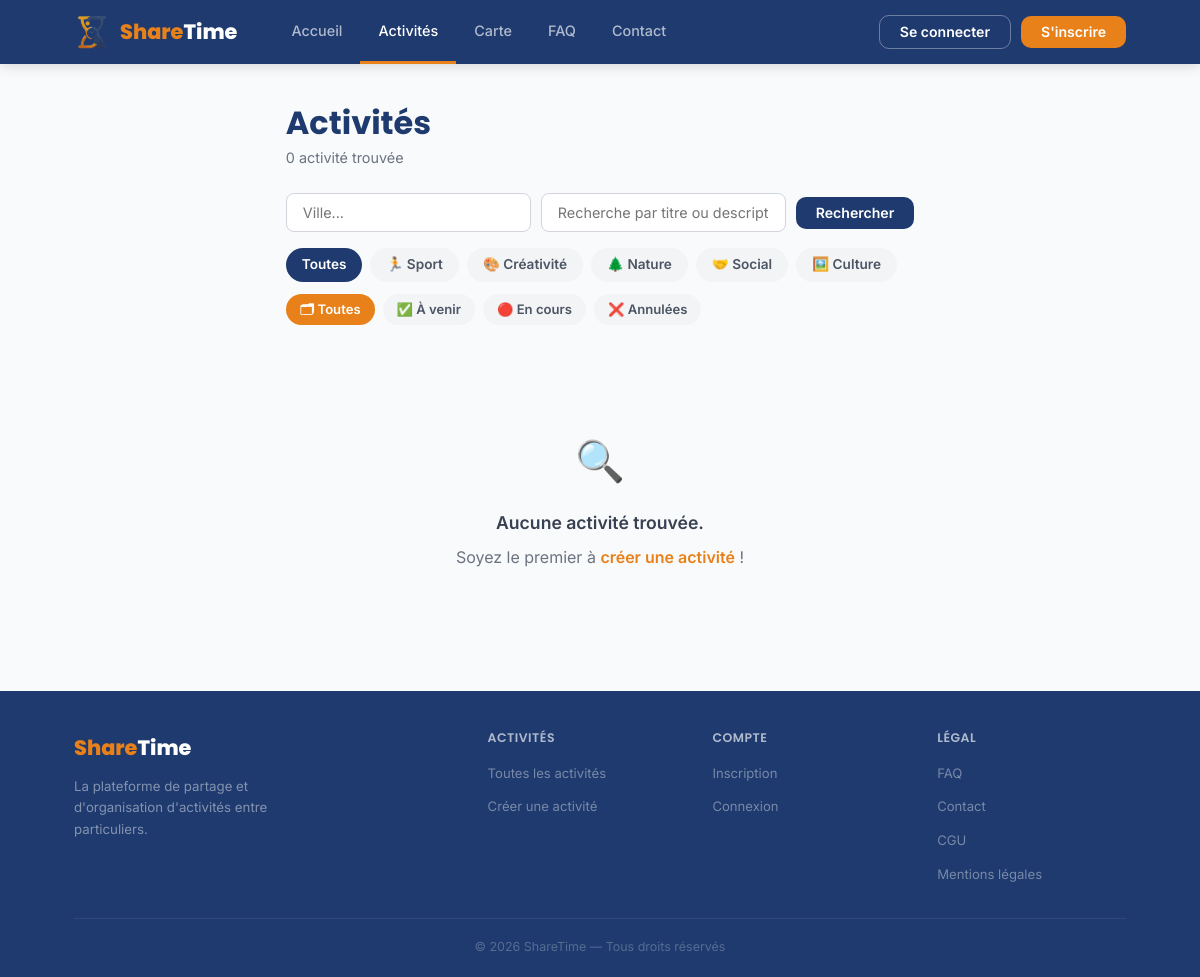
Before: /public/?page=activites with the older database file.
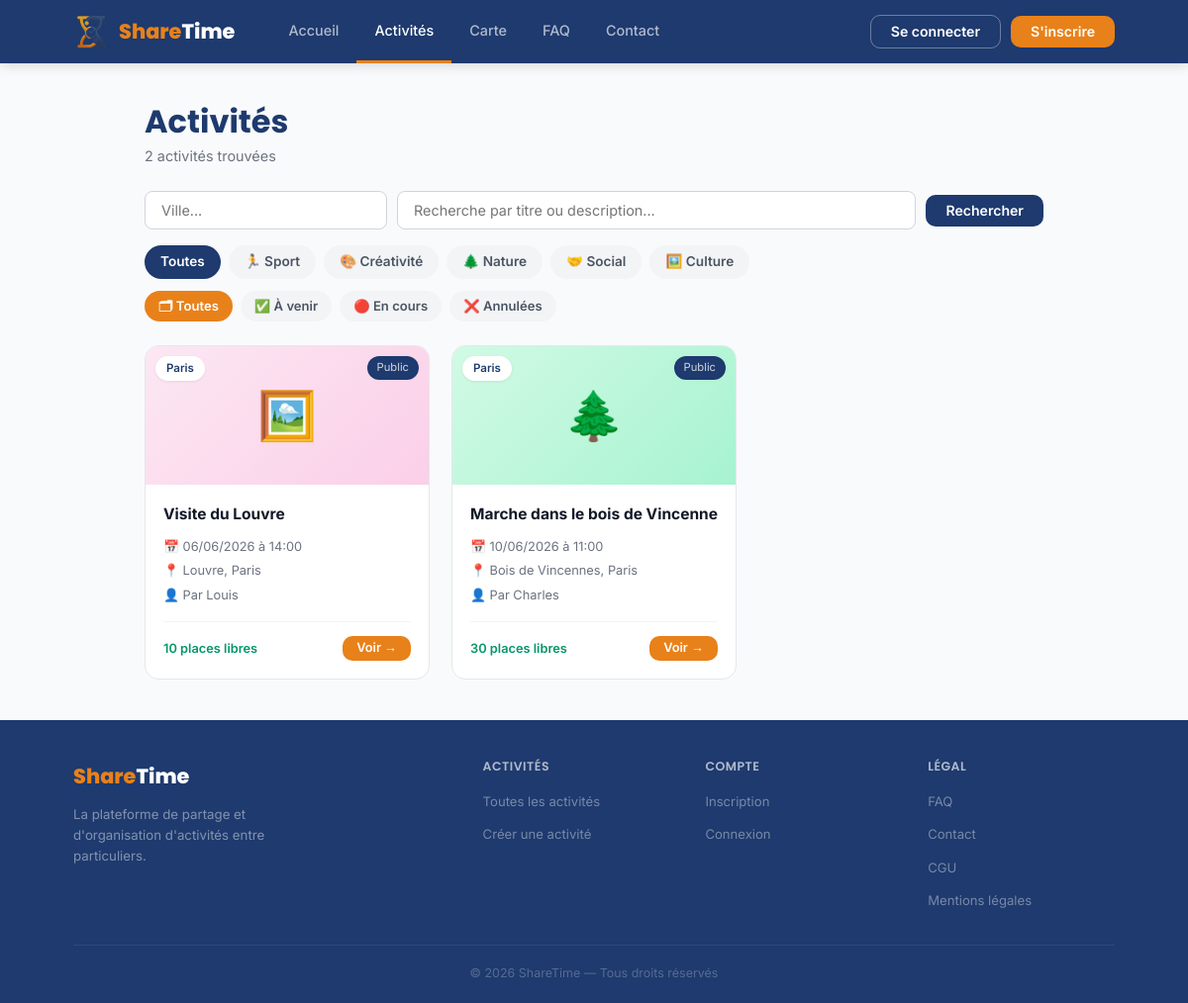
After: the same page with the newer database file.
### tables this page shows
CREATE TABLE `activities` (
  `idactivities` int(11) NOT NULL,
  `creator_id` int(11) NOT NULL,
  `title` varchar(150) NOT NULL,
  `description` text NOT NULL,
  `photo` varchar(255) DEFAULT NULL,
  `location` varchar(255) DEFAULT NULL,
  `city` varchar(100) DEFAULT NULL,
  `start_time` datetime NOT NULL,
  `end_time` datetime NOT NULL,
  `max_participants` int(11) NOT NULL,
  `visibility` enum('publique','privee') DEFAULT 'publique',
  `category` varchar(20) NOT NULL DEFAULT 'autre',
  `status` enum('active','annulee','terminee','en_cours') DEFAULT 'active',
  `liste_attente_active` tinyint(1) DEFAULT 0,
  `rappel_actif` tinyint(1) DEFAULT 0,
  `conditions` text DEFAULT NULL,
  `created_at` datetime DEFAULT current_timestamp(),
  `latitude` decimal(10,7) DEFAULT NULL,
  `longitude` decimal(10,7) DEFAULT NULL
);

CREATE TABLE `users` (
  `idusers` int(11) NOT NULL,
  `nom` varchar(100) NOT NULL,
  `prenom` varchar(100) NOT NULL,
  `pseudo` varchar(50) DEFAULT NULL,
  `email` varchar(150) NOT NULL,
  `email_verified` tinyint(1) NOT NULL DEFAULT 0,
  `mot_de_passe` varchar(255) NOT NULL,
  `ville` varchar(100) DEFAULT NULL,
  `bio` text DEFAULT NULL,
  `photo_profil` varchar(255) DEFAULT NULL,
  `note_moyenne` float DEFAULT 0,
  `role` enum('utilisateur','admin','superadmin') NOT NULL DEFAULT 'utilisateur',
  `is_banned` tinyint(1) NOT NULL DEFAULT 0,
  `date_naissance` date DEFAULT NULL,
  `cgu_acceptees` tinyint(1) NOT NULL DEFAULT 0,
  `cgu_version` varchar(20) DEFAULT NULL,
  `date_creation` datetime DEFAULT current_timestamp()
);

### app/helpers.php (called while the page is built, shortened)
<?php
function is_admin(): bool {
    return isset($_SESSION['user']) && in_array($_SESSION['user']['role'], ['admin', 'superadmin']);
}
function is_owner(): bool {
    return isset($_SESSION['user']) && $_SESSION['user']['role'] === 'superadmin';
}

### app/models/Activity.php (called while the page is built, shortened)
<?php
class Activity {
    private $pdo;
    public function __construct($pdo) {
        $this->pdo = $pdo;
    }
    public function getAll($city = '', $user_id = null, $category = '', $status_filter = '', $title = '', $page = 0, $per_page = 0, $exclude_terminated = false) {
        $params = [];
        if ($user_id) {
            $visibility_clause = "(a.visibility = 'publique' OR a.creator_id = :user_id)";
            $params['user_id'] = (int)$user_id;
        } else {
            $visibility_clause = "a.visibility = 'publique'";
        }
        $sql = "SELECT a.*, u.prenom, u.nom, u.pseudo,
                       COALESCE(r_count.nb_inscrits, 0) AS nb_inscrits
                FROM activities a
                JOIN users u ON u.idusers = a.creator_id
                LEFT JOIN (
                    SELECT activity_id, COUNT(*) AS nb_inscrits
                    FROM registrations WHERE status = 'inscrit'
                    GROUP BY activity_id
                ) r_count ON r_count.activity_id = a.idactivities
                WHERE {$visibility_clause}";
        if ($status_filter !== '') {
            $sql .= " AND a.status = :status_filter";
            $params['status_filter'] = $status_filter;
        } elseif ($exclude_terminated) {
            $sql .= " AND a.status != 'terminee'";
        }
        $sql .= " ORDER BY a.start_time ASC";
        if ($per_page > 0 && $page > 0) {
            $offset = ($page - 1) * $per_page;
            $sql .= " LIMIT " . (int)$per_page . " OFFSET " . (int)$offset;
        }
        $stmt = $this->pdo->prepare($sql);
        $stmt->execute($params);
        return $stmt->fetchAll();
    }
    public function countAll($city = '', $user_id = null, $category = '', $status_filter = '', $title = '', $exclude_terminated = false) {
        $params = [];
        if ($user_id) {
            $visibility_clause = "(a.visibility = 'publique' OR a.creator_id = :user_id)";
            $params['user_id'] = (int)$user_id;
        } else {
            $visibility_clause = "a.visibility = 'publique'";
        }
        $sql = "SELECT COUNT(*) FROM activities a WHERE {$visibility_clause}";
        if ($status_filter !== '') {
            $sql .= " AND a.status = :status_filter";
            $params['status_filter'] = $status_filter;
        } elseif ($exclude_terminated) {
            $sql .= " AND a.status != 'terminee'";
        }
        $stmt = $this->pdo->prepare($sql);
        $stmt->execute($params);
        return (int)$stmt->fetchColumn();
    }
}

### public/pages/activites.php (the view, shortened to what the changed rows need)
<main class="container" style="padding:40px 0;">
    <div style="display:flex; align-items:center; justify-content:space-between; margin-bottom:24px; flex-wrap:wrap; gap:16px;">
        <div>
            <h1 style="color:var(--navy); margin-bottom:4px;">Activités</h1>
            <p style="color:var(--gray-500); font-size:0.9rem;">
                <?= $total_count ?> activité<?= $total_count > 1 ? 's' : '' ?> trouvée<?= $total_count > 1 ? 's' : '' ?>
            </p>
        </div>
    </div>
    <form method="get" action="/sharetime/public/" style="margin-bottom:16px; display:flex; gap:10px; flex-wrap:wrap; align-items:center;">
        <input type="text" name="city" value="<?= htmlspecialchars($city_filter) ?>"
               placeholder="Ville..."
               style="padding:10px 16px; border:1.5px solid var(--gray-300); border-radius:8px; font-size:0.9rem; font-family:inherit; min-width:160px;">
        <input type="text" name="search" value="<?= htmlspecialchars($title_filter) ?>"
               placeholder="Recherche par titre ou description..."
               style="padding:10px 16px; border:1.5px solid var(--gray-300); border-radius:8px; font-size:0.9rem; font-family:inherit; flex:1; min-width:180px;">
        <button type="submit" class="btn btn-navy">Rechercher</button>
    </form>
    <?php
    $base_querystring = http_build_query(array_filter([
        'page'   => 'activites',
        'city'   => $city_filter,
        'search' => $title_filter,
        'statut' => $status_filter,
    ]));
    ?>
    <div style="display:flex; gap:8px; flex-wrap:wrap; margin-bottom:12px;">
        <a href="/sharetime/public/?<?= $base_querystring ?>"
           style="padding:6px 16px; border-radius:99px; font-size:0.85rem; font-weight:600; text-decoration:none;
                  background:<?= empty($category_filter) ? 'var(--navy)' : 'var(--gray-100)' ?>;
                  color:<?= empty($category_filter) ? 'white' : 'var(--gray-600)' ?>;">
            Toutes
        </a>
        <?php foreach ($CATEGORY_MAP as $category_slug => [$category_emoji, , $category_label]): if ($category_slug === 'autre') continue;  ?>
        <a href="/sharetime/public/?<?= $base_querystring ?>&category=<?= $category_slug ?>"
           style="padding:6px 16px; border-radius:99px; font-size:0.85rem; font-weight:600; text-decoration:none;
                  background:<?= $category_filter === $category_slug ? 'var(--navy)' : 'var(--gray-100)' ?>;
                  color:<?= $category_filter === $category_slug ? 'white' : 'var(--gray-600)' ?>;">
            <?= $category_emoji ?> <?= $category_label ?>
        </a>
        <?php endforeach; ?>
    </div>
    <?php
    $base_querystring_no_status = http_build_query(array_filter([
        'page'     => 'activites',
        'city'     => $city_filter,
        'search'   => $title_filter,
        'category' => $category_filter,
    ]));
    $status_filter_options = ['' => '🗂 Toutes', 'active' => '✅ À venir', 'en_cours' => '🔴 En cours'];
    $status_filter_options['annulee'] = '❌ Annulées';
    ?>
    <div style="display:flex; gap:8px; flex-wrap:wrap; margin-bottom:24px;">
        <?php foreach ($status_filter_options as $status_slug => $status_chip_label):  ?>
        <a href="/sharetime/public/?<?= $base_querystring_no_status ?><?= $status_slug ? '&statut='.$status_slug : '' ?>"
           style="padding:5px 14px; border-radius:99px; font-size:0.82rem; font-weight:600; text-decoration:none;
                  background:<?= $status_filter === $status_slug ? 'var(--orange)' : 'var(--gray-100)' ?>;
                  color:<?= $status_filter === $status_slug ? 'white' : 'var(--gray-600)' ?>;">
            <?= $status_chip_label ?>
        </a>
        <?php endforeach; ?>
    </div>
    <?php if (empty($activities)):  ?>
        <div style="text-align:center; padding:80px 0; color:var(--gray-500);">
            <p style="font-size:2.5rem; margin-bottom:16px;">🔍</p>
            <p style="font-size:1.1rem; font-weight:600; color:var(--gray-700); margin-bottom:8px;">Aucune activité trouvée.</p>
            <?php if (!empty($city_filter) || !empty($title_filter)):  ?>
                <p>Essayez avec d'autres critères ou
                   <a href="/sharetime/public/?page=activites" style="color:var(--orange); font-weight:600;">voir toutes les activités</a>.
                </p>
            <?php else:  ?>
                <p>Soyez le premier à
                   <a href="/sharetime/public/?page=creer" style="color:var(--orange); font-weight:600;">créer une activité</a> !
                </p>
            <?php endif; ?>
        </div>
    <?php else: ?>
        <div class="cards-grid">
            <?php foreach ($activities as $activity_item):
                $category_info      = $CATEGORY_MAP[$activity_item['category']] ?? $CATEGORY_MAP['autre'];
                $available_places   = $activity_item['max_participants'] - $activity_item['nb_inscrits'];
                $start_datetime     = new DateTime($activity_item['start_time']);
                $organizer_display_name = $activity_item['pseudo'] ?: $activity_item['prenom'];
            ?>
            <a href="/sharetime/public/?page=detail&id=<?= $activity_item['idactivities'] ?>" class="activity-card">
                <?php if (!empty($activity_item['photo'])):  ?>
                <div class="card-image" style="background-image:url('/sharetime/public/uploads/activites/<?= htmlspecialchars($activity_item['photo']) ?>');background-size:cover;background-position:center;">
                <?php else: ?>
                <div class="card-image <?= $category_info[1] ?>">
                    <?= $category_info[0] ?>
                <?php endif; ?>
                    <span class="card-badge"><?= htmlspecialchars($activity_item['city']) ?></span>
                    <span class="card-badge-vis"><?= $activity_item['visibility'] === 'publique' ? 'Public' : 'Privé' ?></span>
                </div>
                <div class="card-body">
                    <div class="card-title"><?= htmlspecialchars($activity_item['title']) ?></div>
                    <div class="card-meta">
                        <span>📅 <?= $start_datetime->format('d/m/Y à H:i') ?></span>
                        <span>📍 <?= htmlspecialchars($activity_item['location']) ?>, <?= htmlspecialchars($activity_item['city']) ?></span>
                        <span>👤 Par <?= htmlspecialchars($organizer_display_name) ?></span>
                    </div>
                    <div class="card-footer">
                        <?php if ($activity_item['status'] !== 'active'):  ?>
                            <span style="color:var(--gray-400); font-size:0.85rem;">—</span>
                        <?php elseif ($available_places <= 0):  ?>
                            <span class="places-full">Complet</span>
                        <?php elseif ($available_places <= 2):  ?>
                            <span class="places-few"><?= $available_places ?> place(s)</span>
                        <?php else:  ?>
                            <span class="places-ok"><?= $available_places ?> places libres</span>
                        <?php endif; ?>
                        <span class="btn btn-sm btn-orange">Voir →</span>
                    </div>
                </div>
            </a>
            <?php endforeach;  ?>
        </div>
    <?php endif; ?>
</main>

Changed rows visible on the page:
added activities: category "🖼️", city "Paris", visibility "Public", title "Visite du Louvre", start_time "06/06/2026 à 14:00", location "Louvre", creator.pseudo "Louis", max_participants "10"
added activities: category "🌲", city "Paris", visibility "Public", title "Marche dans le bois de Vincenne", start_time "10/06/2026 à 11:00", location "Bois de Vincennes", creator.pseudo "Charles", max_participants "30"
Other visible differences:
$total_count: "0" → "2"
text no longer shown: "🔍 Aucune activité trouvée. Soyez le premier à créer une activité !"
text now shown: "s s"
